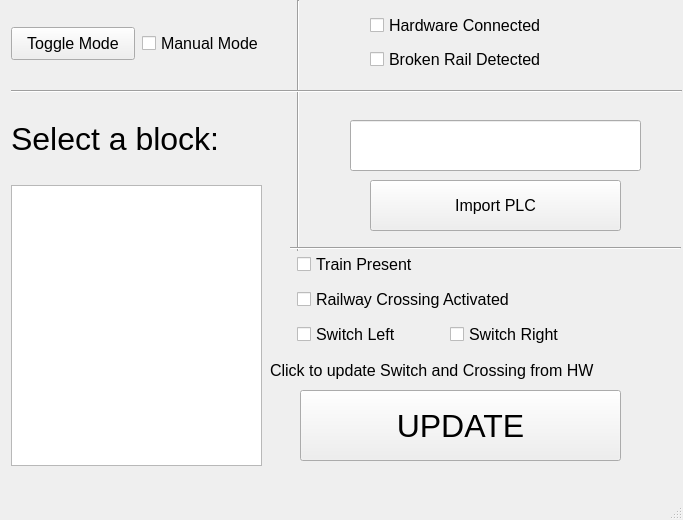
<?xml version="1.0" encoding="UTF-8"?>
<ui version="4.0">
 <class>HWTCInterface</class>
 <widget class="QMainWindow" name="HWTCInterface">
  <property name="geometry">
   <rect>
    <x>0</x>
    <y>0</y>
    <width>683</width>
    <height>520</height>
   </rect>
  </property>
  <property name="windowTitle">
   <string>HWTCInterface</string>
  </property>
  <widget class="QWidget" name="centralwidget">
   <widget class="QPushButton" name="pushButton">
    <property name="geometry">
     <rect>
      <x>11</x>
      <y>27</y>
      <width>124</width>
      <height>33</height>
     </rect>
    </property>
    <property name="font">
     <font>
      <pointsize>12</pointsize>
     </font>
    </property>
    <property name="text">
     <string>Toggle Mode</string>
    </property>
   </widget>
   <widget class="QCheckBox" name="ModeBox">
    <property name="geometry">
     <rect>
      <x>142</x>
      <y>29</y>
      <width>145</width>
      <height>28</height>
     </rect>
    </property>
    <property name="font">
     <font>
      <pointsize>12</pointsize>
     </font>
    </property>
    <property name="text">
     <string>Manual Mode</string>
    </property>
   </widget>
   <widget class="Line" name="line_2">
    <property name="geometry">
     <rect>
      <x>290</x>
      <y>0</y>
      <width>16</width>
      <height>251</height>
     </rect>
    </property>
    <property name="font">
     <font>
      <pointsize>12</pointsize>
     </font>
    </property>
    <property name="orientation">
     <enum>Qt::Vertical</enum>
    </property>
   </widget>
   <widget class="Line" name="line">
    <property name="geometry">
     <rect>
      <x>11</x>
      <y>83</y>
      <width>671</width>
      <height>16</height>
     </rect>
    </property>
    <property name="orientation">
     <enum>Qt::Horizontal</enum>
    </property>
   </widget>
   <widget class="QLabel" name="label">
    <property name="geometry">
     <rect>
      <x>11</x>
      <y>93</y>
      <width>261</width>
      <height>91</height>
     </rect>
    </property>
    <property name="font">
     <font>
      <pointsize>24</pointsize>
     </font>
    </property>
    <property name="text">
     <string>Select a block:</string>
    </property>
   </widget>
   <widget class="QLineEdit" name="PLCtextBox">
    <property name="geometry">
     <rect>
      <x>350</x>
      <y>120</y>
      <width>291</width>
      <height>51</height>
     </rect>
    </property>
    <property name="font">
     <font>
      <pointsize>10</pointsize>
     </font>
    </property>
    <property name="text">
     <string/>
    </property>
   </widget>
   <widget class="QPushButton" name="PLCButton">
    <property name="geometry">
     <rect>
      <x>370</x>
      <y>180</y>
      <width>251</width>
      <height>51</height>
     </rect>
    </property>
    <property name="font">
     <font>
      <pointsize>12</pointsize>
     </font>
    </property>
    <property name="text">
     <string>Import PLC</string>
    </property>
   </widget>
   <widget class="QListWidget" name="blockList">
    <property name="geometry">
     <rect>
      <x>11</x>
      <y>185</y>
      <width>251</width>
      <height>281</height>
     </rect>
    </property>
    <property name="font">
     <font>
      <pointsize>11</pointsize>
     </font>
    </property>
   </widget>
   <widget class="Line" name="line_3">
    <property name="geometry">
     <rect>
      <x>290</x>
      <y>240</y>
      <width>391</width>
      <height>16</height>
     </rect>
    </property>
    <property name="orientation">
     <enum>Qt::Horizontal</enum>
    </property>
   </widget>
   <widget class="QCheckBox" name="TrainPresentBox">
    <property name="geometry">
     <rect>
      <x>297</x>
      <y>250</y>
      <width>146</width>
      <height>28</height>
     </rect>
    </property>
    <property name="font">
     <font>
      <pointsize>12</pointsize>
     </font>
    </property>
    <property name="text">
     <string>Train Present</string>
    </property>
   </widget>
   <widget class="QCheckBox" name="CrossingBox">
    <property name="geometry">
     <rect>
      <x>297</x>
      <y>285</y>
      <width>266</width>
      <height>28</height>
     </rect>
    </property>
    <property name="font">
     <font>
      <pointsize>12</pointsize>
     </font>
    </property>
    <property name="text">
     <string>Railway Crossing Activated</string>
    </property>
   </widget>
   <widget class="QCheckBox" name="LeftBox">
    <property name="geometry">
     <rect>
      <x>297</x>
      <y>320</y>
      <width>125</width>
      <height>28</height>
     </rect>
    </property>
    <property name="font">
     <font>
      <pointsize>12</pointsize>
     </font>
    </property>
    <property name="text">
     <string>Switch Left</string>
    </property>
   </widget>
   <widget class="QCheckBox" name="RightBox">
    <property name="geometry">
     <rect>
      <x>450</x>
      <y>320</y>
      <width>137</width>
      <height>28</height>
     </rect>
    </property>
    <property name="font">
     <font>
      <pointsize>12</pointsize>
     </font>
    </property>
    <property name="text">
     <string>Switch Right</string>
    </property>
   </widget>
   <widget class="QLabel" name="label_2">
    <property name="geometry">
     <rect>
      <x>270</x>
      <y>358</y>
      <width>402</width>
      <height>24</height>
     </rect>
    </property>
    <property name="font">
     <font>
      <pointsize>12</pointsize>
     </font>
    </property>
    <property name="layoutDirection">
     <enum>Qt::LeftToRight</enum>
    </property>
    <property name="autoFillBackground">
     <bool>false</bool>
    </property>
    <property name="lineWidth">
     <number>1</number>
    </property>
    <property name="midLineWidth">
     <number>0</number>
    </property>
    <property name="text">
     <string>Click to update Switch and Crossing from HW</string>
    </property>
   </widget>
   <widget class="QPushButton" name="pushButton_2">
    <property name="geometry">
     <rect>
      <x>300</x>
      <y>390</y>
      <width>321</width>
      <height>71</height>
     </rect>
    </property>
    <property name="font">
     <font>
      <pointsize>24</pointsize>
     </font>
    </property>
    <property name="text">
     <string>UPDATE</string>
    </property>
   </widget>
   <widget class="QWidget" name="">
    <property name="geometry">
     <rect>
      <x>370</x>
      <y>10</y>
      <width>217</width>
      <height>65</height>
     </rect>
    </property>
    <layout class="QVBoxLayout" name="verticalLayout">
     <item>
      <widget class="QCheckBox" name="HWConnection">
       <property name="font">
        <font>
         <pointsize>12</pointsize>
        </font>
       </property>
       <property name="mouseTracking">
        <bool>true</bool>
       </property>
       <property name="text">
        <string>Hardware Connected</string>
       </property>
       <property name="checkable">
        <bool>true</bool>
       </property>
      </widget>
     </item>
     <item>
      <widget class="QCheckBox" name="BrokenRailCheckBox">
       <property name="font">
        <font>
         <pointsize>12</pointsize>
        </font>
       </property>
       <property name="text">
        <string>Broken Rail Detected</string>
       </property>
      </widget>
     </item>
    </layout>
   </widget>
  </widget>
  <widget class="QMenuBar" name="menubar">
   <property name="geometry">
    <rect>
     <x>0</x>
     <y>0</y>
     <width>683</width>
     <height>26</height>
    </rect>
   </property>
  </widget>
  <widget class="QStatusBar" name="statusbar"/>
 </widget>
 <resources/>
 <connections/>
</ui>
